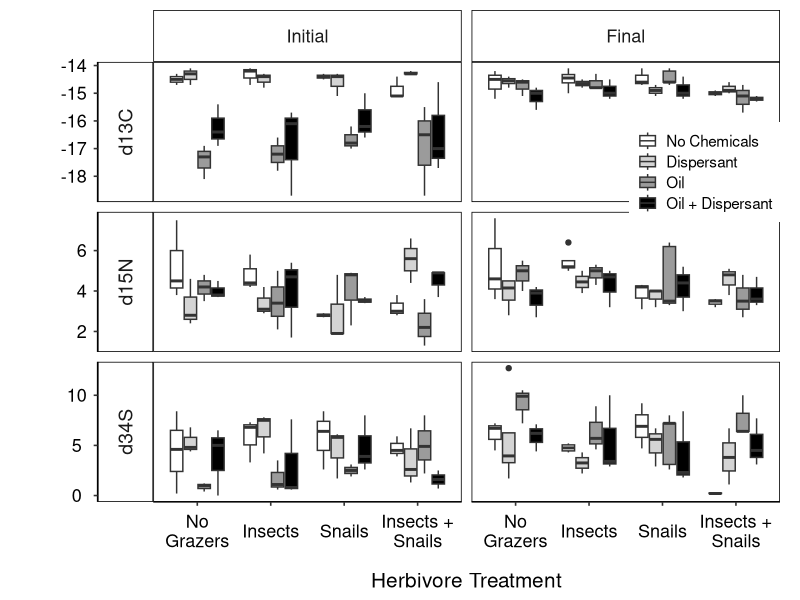

This figure's R source:
## ---- chunk 1
#knitr::opts_chunk$set(echo = TRUE)
library(ggplot2) ; library(scales) ; library(gridExtra)  ; library(plyr)  ; library(dplyr) ; library(tidyverse)
library(forcats)
## ---- chunk 2
#######################################
### MAKE MY OWN THEME TO SAVE LINES OF CODE
theme_boxplot <- function(base_size = 12){
  theme_bw(base_size) %+replace%
    theme(legend.key.size=unit(15,"points"),
          legend.text=element_text(size=I(11)),
          legend.key=element_blank(),
          legend.title=element_blank(),
          legend.position="none",
          plot.margin=unit(c(0.5,1,0.5,1), "lines"), # respectively: top, right, bottom, left; refers to margin *outside* labels; default is c(1,1,0.5,0.5)
          panel.border=element_blank(),
          panel.spacing=unit(0,"lines"),
          axis.ticks.length=unit(1,"mm"),
          axis.text.x = element_text(margin=margin(5,0,0,0)),
          axis.text.y = element_text(margin=margin(0,5,0,0)),
          axis.text=element_text(size=13),
          axis.title.x=element_text(size=15, margin=margin(15,0,0,0)), 
          axis.title.y=element_text(size=15, angle=90, margin=margin(0,15,0,0)), 
          panel.grid.major=element_blank(),
          panel.grid.minor=element_blank(),
          strip.text.x=element_text(size=13, lineheight=0.5),
          strip.text.y=element_text(size=13),
          strip.background=element_rect(colour='black', fill='white'),
          axis.line.x = element_line(colour = 'black', size=0.5, linetype='solid'),
          axis.line.y = element_line(colour = 'black', size=0.5, linetype='solid'))
}  
##########################################
## ---- chunk 3
# read in the data file
Meso_expt_2013 <- read.table("../Isotope_figures.txt", head=T)

SIA_if_data <- Meso_expt_2013 %>% 
               filter(Week %in% c(1,8)) %>% # filters data to only week 1 and week 8
               mutate(Week = factor(Week),
                      Week = fct_recode(Week, " \nInitial\n " = "1",
                                              " \nFinal\n " = "8")) 

## ---- chunk 4
#Carbon Isotope figures
d13CPlot <- ggplot(data=SIA_if_data, aes(x=Herbivore, y=as.numeric(d13C))) + 
            geom_boxplot(aes(fill=Chem)) + theme_boxplot() + facet_wrap(~ Week, ncol=2) +
            xlab("Herbivore Treatment") + ylab("d13C") + 
            theme(legend.position=c(.9, .2),
                  panel.border = element_rect(colour = "black", fill=NA),
                  strip.text.y = element_text(angle=-90, lineheight=0.5,size=14)) +
            scale_fill_grey(start = 1, end = 0, guide=guide_legend(title = NULL),
                            breaks=c("NC","Core","Oil","OilCore"),
                            labels=c("No Chemicals","Dispersant","Oil","Oil + Dispersant")) +
            scale_x_discrete(breaks=c("NG","P","S","SP"),
                             labels=c("No\nGrazers","Insects","Snails","Insects +\nSnails")) 

#d13CPlot
## ---- chunk 5
#Nitrogen Isotope Figures
d15NPlot <- ggplot(data=SIA_if_data, aes(x=Herbivore, y=as.numeric(d15N))) + 
            geom_boxplot(aes(fill=Chem)) + theme_boxplot() + facet_wrap(~ Week, ncol=2) +
            xlab("Herbivore Treatment") + ylab("d15N") + 
            theme(legend.position="none",
                  panel.border = element_rect(colour = "black", fill=NA),
                  strip.text.y = element_text(angle=-90, lineheight=0.5,size=14)) +
            scale_fill_grey(start = 1, end = 0, guide=guide_legend(title = NULL),
                            breaks=c("NC","Core","Oil","OilCore"),
                            labels=c("No Chemicals","Dispersant","Oil","Oil + Dispersant")) +
            scale_x_discrete(breaks=c("NG","P","S","SP"),
                             labels=c("No\nGrazers","Insects","Snails","Insects +\nSnails")) 

#d15NPlot
## ---- chunk 6
#Sulfur Isotope Figures
d34SPlot <- ggplot(data=SIA_if_data, aes(x=Herbivore, y=as.numeric(d34S))) + 
            geom_boxplot(aes(fill=Chem)) + theme_boxplot() + facet_wrap(~ Week, ncol=2) +
            xlab("Herbivore Treatment") + ylab("d34S") + 
            theme(legend.position="none",
                  panel.border = element_rect(colour = "black", fill=NA),
                  strip.text.y = element_text(angle=-90, lineheight=0.5,size=14)) +
            scale_fill_grey(start = 1, end = 0, guide=guide_legend(title = NULL),
                            breaks=c("NC","Core","Oil","OilCore"),
                            labels=c("No Chemicals","Dispersant","Oil","Oil + Dispersant")) +
            scale_x_discrete(breaks=c("NG","P","S","SP"),
                             labels=c("No\nGrazers","Insects","Snails","Insects +\nSnails")) 

#d34SPlot
## ---- chunk 7

SIA_if_data2 <- SIA_if_data %>%
                gather(VarType, Value, -c(Week, Chem, Oil, Core, Herbivore)) %>% 
                mutate(VarType = fct_recode(VarType, " \nd13C\n " = "d13C",
                                                     " \nd15N\n " = "d15N",
                                                     " \nd34S\n " = "d34S")) 

## ---- chunk 8

SIA_if_data2$Chem1 <- factor(SIA_if_data2$Chem, levels=c('NC', 'Core', 'Oil', 'OilCore')) # for ordering the plot

SIA_all <- ggplot(data=SIA_if_data2, aes(x=Herbivore, y=Value)) + 
                  geom_boxplot(aes(fill=Chem1)) + theme_boxplot() +
                  facet_grid(VarType~Week, scales="free", switch="y") +
                  xlab("Herbivore Treatment") + ylab("") + 
                  theme(legend.position = c(.88, .75), 
                       # strip.text.y=element_text(size=14),
                        panel.spacing = unit(0.25, "cm"),
                        panel.border = element_rect(colour = "black", fill=NA),
                        strip.text.y = element_text(angle=-90, lineheight=0.5,size=14)) +
                  scale_fill_grey(start = 1, end = 0, guide=guide_legend(title = NULL),
                                  breaks=c("NC","Core","Oil","OilCore"),
                                  labels=c("No Chemicals","Dispersant","Oil","Oil + Dispersant")) +
                  scale_x_discrete(breaks=c("NG","P","S","SP"),
                                   labels=c("No\nGrazers","Insects","Snails","Insects +\nSnails")) 
  
  
SIA_all

